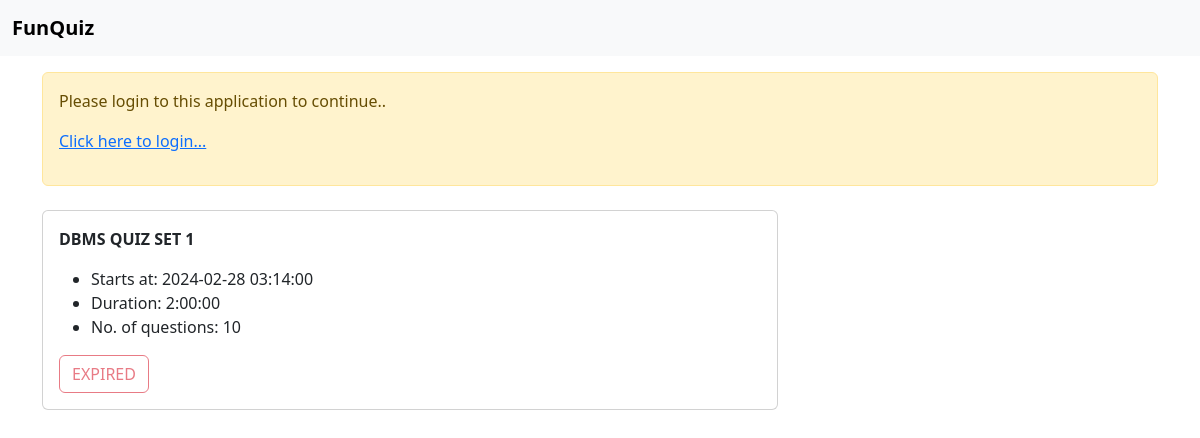
Page /dashboard on the earlier database version.
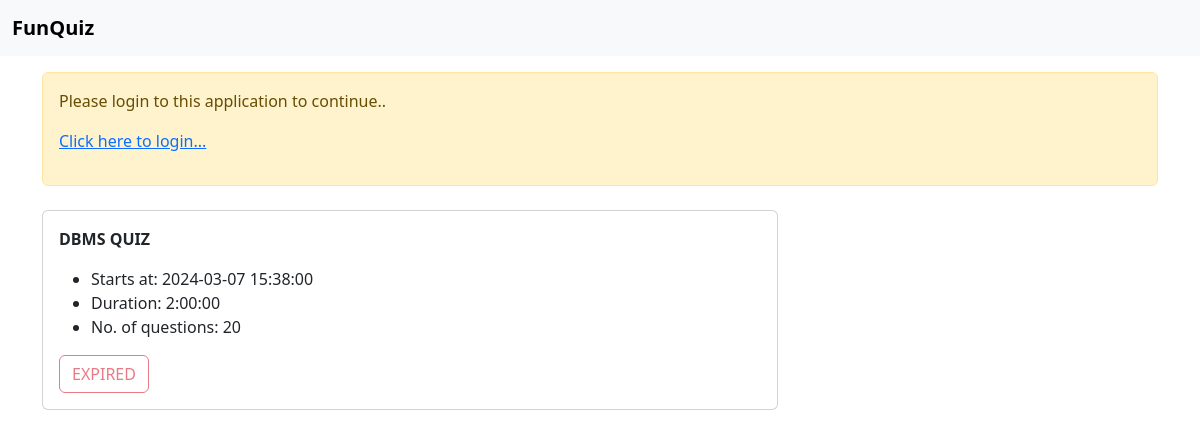
Same page on the later database version.
### tables this page shows
CREATE TABLE QUIZ (
    CODE TEXT PRIMARY KEY,
    TITLE TEXT,
    START_TIME DATETIME,
    DURATION FLOAT,
    NO_QUESTIONS INTEGER
);

### wsgi.py (the view)
@app.route("/dashboard")
def index():
    quizzes = QuizHandler().list_quiz()
    user = None
    if session.get("user-token"):
        user = Auth().get_user(session.get("user-token"))
    return render_template("index.html", quizzes=quizzes, user=user)

### utils/database.py (called while the page is built)
    def __del__(self):
        self.conn.close()

### utils/quizhandler.py (called while the page is built)
    def list_quiz(self):
        response = self.cur.execute("SELECT * FROM QUIZ ORDER BY START_TIME DESC;")
        rows =  response.fetchall()
        return [
            Quiz(
                code = row[0],
                title=row[1],
                starts_at=datetime.fromisoformat(row[2]),
                duration=timedelta(seconds=row[3]),
                no_of_questions=row[4]
            ) for row in rows]

### utils/type.py (called while the page is built)
    def is_expired(self)->bool:
        return (self.starts_at + self.duration ) < datetime.now()

### templates/index.html (shortened to what this page needs)
{% extends 'base.html' %}
{% block content %}
{% if not user %}
<div class="alert alert-warning">
    <p>Please login to this application to continue..</p>
    <p><a href="/login">Click here to login...</a></p>
</div>
{% endif %}
<div class="row">
    <div class="col-md-8">
            {% for quiz in quizzes %}
            <div class="card my-2">
                <div class="card-body">
                    <p><b>{{ quiz.title }}</b></p>
                    <ul>
                        <li>Starts at: {{quiz.starts_at}}</li>
                        <li>Duration: {{quiz.duration}} </li>
                        <li>No. of questions: {{quiz.no_of_questions}}</li>
                    </ul>
                    {% if quiz.is_expired() %}
                    <button class="btn btn-outline-danger disabled" disabled>EXPIRED</button>
                    {% else %}
                    <a class="btn btn-outline-success" href="/quiz/attend/{{quiz.code}}">Attend Quiz</a>
                    {% endif %}
                </div>
            </div>
            {% endfor %}
    </div>
</div>
{% endblock content %}

Differences in the rows shown:
removed QUIZ: title "DBMS QUIZ SET 1", starts_at "2024-02-28 03:14:00", duration "2:00:00", no_of_questions "10"
added QUIZ: title "DBMS QUIZ", starts_at "2024-03-07 15:38:00", duration "2:00:00", no_of_questions "20"
